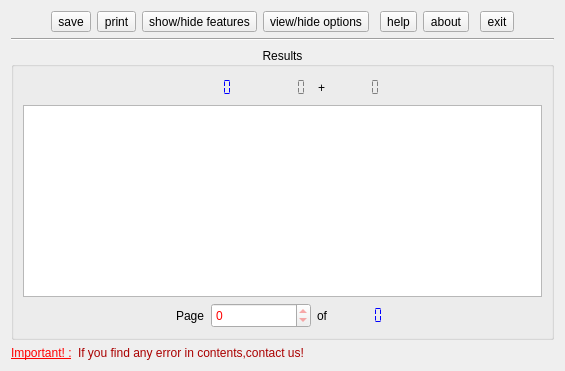
  <widget class="QWidget" name="centralwidget">
   <layout class="QVBoxLayout" name="verticalLayout_2">
    <item>
     <layout class="QHBoxLayout" name="horizontalLayout_8">
      <item>
       <spacer name="horizontalSpacer_7">
        <property name="orientation">
         <enum>Qt::Horizontal</enum>
        </property>
        <property name="sizeHint" stdset="0">
         <size>
          <width>40</width>
          <height>20</height>
         </size>
        </property>
       </spacer>
      </item>
      <item>
       <widget class="QToolButton" name="tb_save">
        <property name="minimumSize">
         <size>
          <width>20</width>
          <height>20</height>
         </size>
        </property>
        <property name="toolTip">
         <string>save current page</string>
        </property>
        <property name="statusTip">
         <string>save current page</string>
        </property>
        <property name="text">
         <string>save</string>
        </property>
        <property name="icon">
         <iconset resource="../../../resources/images/main.qrc">
          <normaloff>:/resources/gnome-dev-floppy.png</normaloff>:/resources/gnome-dev-floppy.png</iconset>
        </property>
       </widget>
      </item>
      <item>
       <widget class="QToolButton" name="tb_print">
        <property name="enabled">
         <bool>true</bool>
        </property>
        <property name="minimumSize">
         <size>
          <width>20</width>
          <height>20</height>
         </size>
        </property>
        <property name="toolTip">
         <string>print current page</string>
        </property>
        <property name="statusTip">
         <string>print current page</string>
        </property>
        <property name="text">
         <string>print</string>
        </property>
        <property name="icon">
         <iconset resource="../../../resources/images/main.qrc">
          <normaloff>:/resources/filequickprint.png</normaloff>:/resources/filequickprint.png</iconset>
        </property>
       </widget>
      </item>
      <item>
       <widget class="QToolButton" name="tb_show_hide_features">
        <property name="enabled">
         <bool>true</bool>
        </property>
        <property name="minimumSize">
         <size>
          <width>20</width>
          <height>20</height>
         </size>
        </property>
        <property name="toolTip">
         <string>show/hide features</string>
        </property>
        <property name="statusTip">
         <string>show/hide features</string>
        </property>
        <property name="text">
         <string>show/hide features</string>
        </property>
        <property name="icon">
         <iconset resource="../../../resources/images/main.qrc">
          <normaloff>:/resources/gnome-starthere.png</normaloff>:/resources/gnome-starthere.png</iconset>
        </property>
        <property name="checkable">
         <bool>false</bool>
        </property>
        <property name="checked">
         <bool>false</bool>
        </property>
        <property name="popupMode">
         <enum>QToolButton::InstantPopup</enum>
        </property>
        <property name="autoRaise">
         <bool>false</bool>
        </property>
        <property name="arrowType">
         <enum>Qt::NoArrow</enum>
        </property>
       </widget>
      </item>
      <item>
       <widget class="QToolButton" name="tb_show_hide_options">
        <property name="enabled">
         <bool>true</bool>
        </property>
        <property name="minimumSize">
         <size>
          <width>20</width>
          <height>20</height>
         </size>
        </property>
        <property name="toolTip">
         <string>view/hide options</string>
        </property>
        <property name="statusTip">
         <string>view/hide options</string>
        </property>
        <property name="text">
         <string>view/hide options</string>
        </property>
        <property name="icon">
         <iconset resource="../../../resources/images/main.qrc">
          <normaloff>:/resources/configure.png</normaloff>:/resources/configure.png</iconset>
        </property>
        <property name="checkable">
         <bool>false</bool>
        </property>
        <property name="checked">
         <bool>false</bool>
        </property>
        <property name="popupMode">
         <enum>QToolButton::InstantPopup</enum>
        </property>
        <property name="autoRaise">
         <bool>false</bool>
        </property>
        <property name="arrowType">
         <enum>Qt::NoArrow</enum>
        </property>
       </widget>
      </item>
      <item>
       <spacer name="horizontalSpacer_12">
        <property name="orientation">
         <enum>Qt::Horizontal</enum>
        </property>
        <property name="sizeType">
         <enum>QSizePolicy::Fixed</enum>
        </property>
        <property name="sizeHint" stdset="0">
         <size>
          <width>5</width>
          <height>20</height>
         </size>
        </property>
       </spacer>
      </item>
      <item>
       <widget class="QToolButton" name="tb_help">
        <property name="minimumSize">
         <size>
          <width>20</width>
          <height>20</height>
         </size>
        </property>
        <property name="toolTip">
         <string>Help</string>
        </property>
        <property name="text">
         <string>help</string>
        </property>
        <property name="icon">
         <iconset resource="../../../resources/images/main.qrc">
          <normaloff>:/resources/contents.png</normaloff>:/resources/contents.png</iconset>
        </property>
       </widget>
      </item>
      <item>
       <widget class="QToolButton" name="tb_about">
        <property name="minimumSize">
         <size>
          <width>20</width>
          <height>20</height>
         </size>
        </property>
        <property name="toolTip">
         <string>About </string>
        </property>
        <property name="text">
         <string>about</string>
        </property>
        <property name="icon">
         <iconset resource="../../../resources/images/main.qrc">
          <normaloff>:/resources/document_properties.png</normaloff>:/resources/document_properties.png</iconset>
        </property>
       </widget>
      </item>
      <item>
       <spacer name="horizontalSpacer_11">
        <property name="orientation">
         <enum>Qt::Horizontal</enum>
        </property>
        <property name="sizeType">
         <enum>QSizePolicy::Fixed</enum>
        </property>
        <property name="sizeHint" stdset="0">
         <size>
          <width>5</width>
          <height>20</height>
         </size>
        </property>
       </spacer>
      </item>
      <item>
       <widget class="QToolButton" name="tb_exit">
        <property name="minimumSize">
         <size>
          <width>20</width>
          <height>20</height>
         </size>
        </property>
        <property name="toolTip">
         <string>exit</string>
        </property>
        <property name="text">
         <string>exit</string>
        </property>
        <property name="icon">
         <iconset resource="../../../resources/images/main.qrc">
          <normaloff>:/resources/exit.png</normaloff>:/resources/exit.png</iconset>
        </property>
       </widget>
      </item>
      <item>
       <spacer name="horizontalSpacer_6">
        <property name="orientation">
         <enum>Qt::Horizontal</enum>
        </property>
        <property name="sizeHint" stdset="0">
         <size>
          <width>40</width>
          <height>20</height>
         </size>
        </property>
       </spacer>
      </item>
     </layout>
    </item>
    <item>
     <widget class="Line" name="line">
      <property name="orientation">
       <enum>Qt::Horizontal</enum>
      </property>
     </widget>
    </item>
    <item>
     <widget class="QGroupBox" name="groupBox_5">
      <property name="sizePolicy">
       <sizepolicy hsizetype="Preferred" vsizetype="Expanding">
        <horstretch>1</horstretch>
        <verstretch>0</verstretch>
       </sizepolicy>
      </property>
      <property name="autoFillBackground">
       <bool>false</bool>
      </property>
      <property name="styleSheet">
       <string notr="true"/>
      </property>
      <property name="title">
       <string>Results</string>
      </property>
      <property name="alignment">
       <set>Qt::AlignCenter</set>
      </property>
      <property name="flat">
       <bool>false</bool>
      </property>
      <property name="checkable">
       <bool>false</bool>
      </property>
      <layout class="QVBoxLayout" name="verticalLayout_15">
       <item>
        <layout class="QHBoxLayout" name="horizontalLayout_5">
         <item>
          <spacer name="horizontalSpacer_3">
           <property name="orientation">
            <enum>Qt::Horizontal</enum>
           </property>
           <property name="sizeHint" stdset="0">
            <size>
             <width>40</width>
             <height>20</height>
            </size>
           </property>
          </spacer>
         </item>
         <item>
          <layout class="QHBoxLayout" name="horizontalLayout">
           <item>
            <widget class="QLabel" name="label_2">
             <property name="sizePolicy">
              <sizepolicy hsizetype="Fixed" vsizetype="Preferred">
               <horstretch>0</horstretch>
               <verstretch>0</verstretch>
              </sizepolicy>
             </property>
             <property name="text">
              <string/>
             </property>
             <property name="pixmap">
              <pixmap resource="../../../resources/images/main.qrc">:/resources/document_preview.png</pixmap>
             </property>
            </widget>
           </item>
           <item>
            <widget class="QLCDNumber" name="o_resnum">
             <property name="font">
              <font>
               <family>Arial Black</family>
               <pointsize>13</pointsize>
              </font>
             </property>
             <property name="styleSheet">
              <string notr="true">color : blue
</string>
             </property>
             <property name="frameShape">
              <enum>QFrame::NoFrame</enum>
             </property>
             <property name="smallDecimalPoint">
              <bool>true</bool>
             </property>
             <property name="numDigits">
              <number>4</number>
             </property>
             <property name="segmentStyle">
              <enum>QLCDNumber::Flat</enum>
             </property>
             <property name="value" stdset="0">
              <double>0.000000000000000</double>
             </property>
             <property name="intValue" stdset="0">
              <number>0</number>
             </property>
            </widget>
           </item>
          </layout>
         </item>
         <item>
          <layout class="QHBoxLayout" name="horizontalLayout_2">
           <item>
            <widget class="QLabel" name="label_3">
             <property name="sizePolicy">
              <sizepolicy hsizetype="Fixed" vsizetype="Preferred">
               <horstretch>0</horstretch>
               <verstretch>0</verstretch>
              </sizepolicy>
             </property>
             <property name="text">
              <string/>
             </property>
             <property name="pixmap">
              <pixmap resource="../../../resources/images/main.qrc">:/resources/edit_clear_history.png</pixmap>
             </property>
            </widget>
           </item>
           <item>
            <widget class="QLCDNumber" name="o_time">
             <property name="styleSheet">
              <string notr="true">color : gray</string>
             </property>
             <property name="frameShape">
              <enum>QFrame::NoFrame</enum>
             </property>
             <property name="smallDecimalPoint">
              <bool>true</bool>
             </property>
             <property name="numDigits">
              <number>5</number>
             </property>
             <property name="segmentStyle">
              <enum>QLCDNumber::Flat</enum>
             </property>
             <property name="value" stdset="0">
              <double>0.000000000000000</double>
             </property>
             <property name="intValue" stdset="0">
              <number>0</number>
             </property>
            </widget>
           </item>
          </layout>
         </item>
         <item>
          <layout class="QHBoxLayout" name="horizontalLayout_41">
           <item>
            <widget class="QLabel" name="label_39">
             <property name="sizePolicy">
              <sizepolicy hsizetype="Fixed" vsizetype="Preferred">
               <horstretch>0</horstretch>
               <verstretch>0</verstretch>
              </sizepolicy>
             </property>
             <property name="text">
              <string>+</string>
             </property>
            </widget>
           </item>
           <item>
            <widget class="QLCDNumber" name="o_time_extend">
             <property name="styleSheet">
              <string notr="true">color : gray</string>
             </property>
             <property name="frameShape">
              <enum>QFrame::NoFrame</enum>
             </property>
             <property name="smallDecimalPoint">
              <bool>true</bool>
             </property>
             <property name="numDigits">
              <number>5</number>
             </property>
             <property name="segmentStyle">
              <enum>QLCDNumber::Flat</enum>
             </property>
             <property name="value" stdset="0">
              <double>0.000000000000000</double>
             </property>
             <property name="intValue" stdset="0">
              <number>0</number>
             </property>
            </widget>
           </item>
          </layout>
         </item>
         <item>
          <spacer name="horizontalSpacer_4">
           <property name="orientation">
            <enum>Qt::Horizontal</enum>
           </property>
           <property name="sizeHint" stdset="0">
            <size>
             <width>40</width>
             <height>20</height>
            </size>
           </property>
          </spacer>
         </item>
        </layout>
       </item>
       <item>
        <widget class="QTextBrowser" name="o_results">
         <property name="sizePolicy">
          <sizepolicy hsizetype="Expanding" vsizetype="Expanding">
           <horstretch>0</horstretch>
           <verstretch>0</verstretch>
          </sizepolicy>
         </property>
         <property name="minimumSize">
          <size>
           <width>300</width>
           <height>25</height>
          </size>
         </property>
         <property name="maximumSize">
          <size>
           <width>16777215</width>
           <height>16777215</height>
          </size>
         </property>
         <property name="font">
          <font>
           <family>Arial</family>
           <pointsize>12</pointsize>
          </font>
         </property>
         <property name="cursor" stdset="0">
          <cursorShape>IBeamCursor</cursorShape>
         </property>
         <property name="toolTip">
          <string>Results</string>
         </property>
         <property name="autoFillBackground">
          <bool>false</bool>
         </property>
         <property name="styleSheet">
          <string notr="true"/>
         </property>
         <property name="documentTitle">
          <string>Results</string>
         </property>
         <property name="undoRedoEnabled">
          <bool>false</bool>
         </property>
         <property name="readOnly">
          <bool>true</bool>
         </property>
         <property name="html">
          <string notr="true">&lt;!DOCTYPE HTML PUBLIC &quot;-//W3C//DTD HTML 4.0//EN&quot; &quot;http://www.w3.org/TR/REC-html40/strict.dtd&quot;&gt;
&lt;html&gt;&lt;head&gt;&lt;meta name=&quot;qrichtext&quot; content=&quot;1&quot; /&gt;&lt;title&gt;Results&lt;/title&gt;&lt;style type=&quot;text/css&quot;&gt;
p, li { white-space: pre-wrap; }
&lt;/style&gt;&lt;/head&gt;&lt;body style=&quot; font-family:'Arial'; font-size:12pt; font-weight:400; font-style:normal;&quot;&gt;
&lt;p align=&quot;center&quot; style=&quot;-qt-paragraph-type:empty; margin-top:0px; margin-bottom:0px; margin-left:0px; margin-right:0px; -qt-block-indent:0; text-indent:0px; font-family:'ArabeyesQr'; font-size:14pt;&quot;&gt;&lt;/p&gt;
&lt;p align=&quot;center&quot; style=&quot;-qt-paragraph-type:empty; margin-top:0px; margin-bottom:0px; margin-left:0px; margin-right:0px; -qt-block-indent:0; text-indent:0px; font-family:'ArabeyesQr'; font-size:14pt;&quot;&gt;&lt;/p&gt;
&lt;p align=&quot;center&quot; style=&quot; margin-top:0px; margin-bottom:0px; margin-left:0px; margin-right:0px; -qt-block-indent:0; text-indent:0px;&quot;&gt;&lt;img src=&quot;:/resources/alfanous.jpg&quot; /&gt;&lt;/p&gt;
&lt;p align=&quot;center&quot; style=&quot;-qt-paragraph-type:empty; margin-top:0px; margin-bottom:0px; margin-left:0px; margin-right:0px; -qt-block-indent:0; text-indent:0px; font-family:'ArabeyesQr';&quot;&gt;&lt;/p&gt;&lt;/body&gt;&lt;/html&gt;</string>
         </property>
         <property name="overwriteMode">
          <bool>true</bool>
         </property>
         <property name="acceptRichText">
          <bool>true</bool>
         </property>
         <property name="textInteractionFlags">
          <set>Qt::LinksAccessibleByKeyboard|Qt::LinksAccessibleByMouse|Qt::TextBrowserInteraction|Qt::TextSelectableByKeyboard|Qt::TextSelectableByMouse</set>
         </property>
         <property name="openLinks">
          <bool>true</bool>
         </property>
        </widget>
       </item>
       <item>
        <layout class="QHBoxLayout" name="horizontalLayout_40">
         <item>
          <spacer name="horizontalSpacer">
           <property name="orientation">
            <enum>Qt::Horizontal</enum>
           </property>
           <property name="sizeHint" stdset="0">
            <size>
             <width>13</width>
             <height>17</height>
            </size>
           </property>
          </spacer>
         </item>
         <item>
          <widget class="QLabel" name="label_7">
           <property name="sizePolicy">
            <sizepolicy hsizetype="Fixed" vsizetype="Preferred">
             <horstretch>0</horstretch>
             <verstretch>0</verstretch>
            </sizepolicy>
           </property>
           <property name="text">
            <string>Page</string>
           </property>
           <property name="buddy">
            <cstring>o_page</cstring>
           </property>
          </widget>
         </item>
         <item>
          <widget class="QSpinBox" name="o_page">
           <property name="minimumSize">
            <size>
             <width>100</width>
             <height>25</height>
            </size>
           </property>
           <property name="styleSheet">
            <string>color : red</string>
           </property>
           <property name="minimum">
            <number>0</number>
           </property>
           <property name="maximum">
            <number>0</number>
           </property>
          </widget>
         </item>
         <item>
          <widget class="QLabel" name="label_6">
           <property name="sizePolicy">
            <sizepolicy hsizetype="Fixed" vsizetype="Preferred">
             <horstretch>0</horstretch>
             <verstretch>0</verstretch>
            </sizepolicy>
           </property>
           <property name="text">
            <string>of</string>
           </property>
          </widget>
         </item>
         <item>
          <widget class="QLCDNumber" name="o_numpage">
           <property name="toolTip">
            <string>pages number</string>
           </property>
           <property name="whatsThis">
            <string>pages number</string>
           </property>
           <property name="styleSheet">
            <string notr="true">color : blue</string>
           </property>
           <property name="frameShape">
            <enum>QFrame::NoFrame</enum>
           </property>
           <property name="smallDecimalPoint">
            <bool>true</bool>
           </property>
           <property name="numDigits">
            <number>5</number>
           </property>
           <property name="segmentStyle">
            <enum>QLCDNumber::Flat</enum>
           </property>
           <property name="value" stdset="0">
            <double>0.000000000000000</double>
           </property>
           <property name="intValue" stdset="0">
            <number>0</number>
           </property>
          </widget>
         </item>
         <item>
          <spacer name="horizontalSpacer_2">
           <property name="orientation">
            <enum>Qt::Horizontal</enum>
           </property>
           <property name="sizeHint" stdset="0">
            <size>
             <width>40</width>
             <height>20</height>
            </size>
           </property>
          </spacer>
         </item>
        </layout>
       </item>
      </layout>
     </widget>
    </item>
    <item>
     <layout class="QHBoxLayout" name="horizontalLayout_33">
      <item>
       <widget class="QLabel" name="label_32">
        <property name="font">
         <font>
          <weight>50</weight>
          <bold>false</bold>
          <underline>true</underline>
         </font>
        </property>
        <property name="styleSheet">
         <string notr="true">color:red</string>
        </property>
        <property name="text">
         <string>Important! :</string>
        </property>
        <property name="textFormat">
         <enum>Qt::PlainText</enum>
        </property>
       </widget>
      </item>
      <item>
       <widget class="QLabel" name="label_21">
        <property name="sizePolicy">
         <sizepolicy hsizetype="Expanding" vsizetype="Preferred">
          <horstretch>0</horstretch>
          <verstretch>0</verstretch>
         </sizepolicy>
        </property>
        <property name="styleSheet">
         <string notr="true">color:rgb(170, 0, 0)</string>
        </property>
        <property name="text">
         <string>If you find any error in contents,contact us!</string>
        </property>
        <property name="textFormat">
         <enum>Qt::PlainText</enum>
        </property>
        <property name="wordWrap">
         <bool>true</bool>
        </property>
       </widget>
      </item>
     </layout>
    </item>
   </layout>
  </widget>
